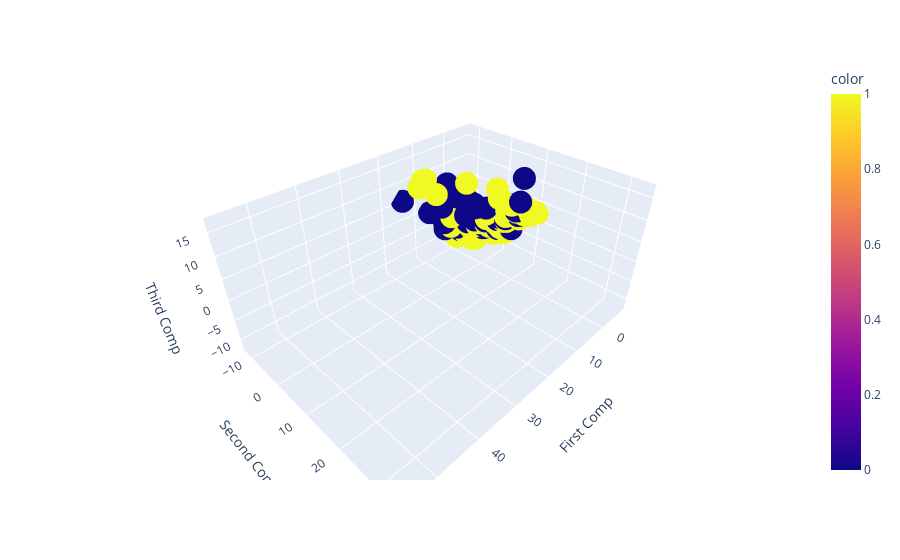

The code cell stored with this chart in its notebook:
### Code cell
import plotly.express as px

from sklearn.decomposition import PCA
from sklearn.preprocessing import StandardScaler, FunctionTransformer
from sklearn.pipeline import Pipeline


pca = Pipeline([("standarize", StandardScaler()), ("pca",PCA(n_components = 3)), ("dataframe", FunctionTransformer(lambda x: pd.DataFrame(x, columns = ["First Comp", "Second Comp", "Third Comp"])))]).fit(X)
X3D = pca.transform(X)
px.scatter_3d(x = "First Comp", y = "Second Comp",z = "Third Comp", data_frame= X3D, color= y)
